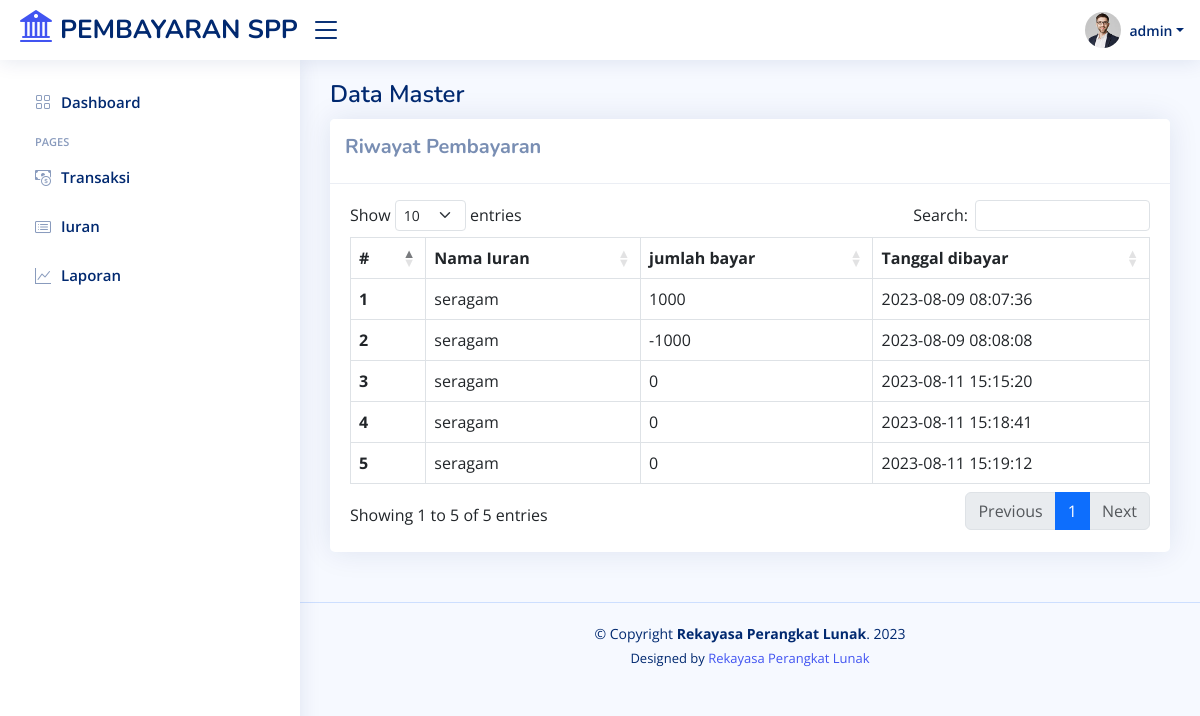
The page /views/riwayat_pembayaran.php?nisn=1 (signed in) on the database its author committed.
### tables this page shows
CREATE TABLE `pembayaranrecord` (
  `id` int(225) NOT NULL,
  `nisn` int(225) NOT NULL,
  `id_angkatan` int(225) NOT NULL,
  `nama_iuran` varchar(225) NOT NULL,
  `jumlah_dibayar` int(225) NOT NULL,
  `tanggal_bayar` datetime NOT NULL
);

### views/riwayat_pembayaran.php (the view, shortened to what this page needs)
<?php
  include "../back/koneksi.php";
  $nisn = $_GET['nisn'];
  $query = "SELECT * FROM pembayaranrecord WHERE nisn = '$nisn'";
  $sql = mysqli_query($conn, $query);
  $no = 1;
 ?>
<?php include "V_head.php"; ?>
  <?php include "V_header.php"; ?>
  <?php include "V_sidebar.php"; ?>
  <main id="main" class="main">
  	<div class="pagetitle">
      <h1>Data Master</h1>
    </div>
  	<section class="section">
      <div class="row">
        <div class="col-lg-12">
          <div class="card">
          	<div class="card-header py-3">
          		<h5><strong>Riwayat Pembayaran</strong></h5>
          	</div>
            <div class="card-body mt-3">
              <table class="table table-bordered" id="dataTable">
                <thead>
                  <tr>
                    <th scope="col">#</th>
                    <th>Nama Iuran</th>
                    <th>jumlah bayar</th>
                    <th>Tanggal dibayar</th>
                  </tr>
                </thead>
                <tbody>
                  <?php while ($result = mysqli_fetch_assoc($sql)) { ?>
                  <tr>
                    <th scope="row"><?= $no++; ?></th>
                    <td><?= $result['nama_iuran']; ?></td>
                    <td><?= $result['jumlah_dibayar']; ?></td>
                    <td><?= $result['tanggal_bayar']; ?></td>
                  </tr>
                <?php } ?>
                </tbody>
              </table>
            </div>
          </div>
        </div>
      </div>
    </section>
  </main>
<?php include "V_footer.php"; ?>

### assets/css/style.css (style rules this page uses)
:root { scroll-behavior: smooth; }
body { font-family: "Open Sans", sans-serif; background: #f6f9ff; color: #444444; }
h1, h2, h3, h4, h5, h6 { font-family: "Nunito", sans-serif; }
#main { margin-top: 60px; padding: 20px 30px; transition: all 0.3s; }
.pagetitle { margin-bottom: 10px; }
.pagetitle h1 { font-size: 24px; margin-bottom: 0; font-weight: 600; color: #012970; }
.card { margin-bottom: 30px; border: none; border-radius: 5px; box-shadow: 0px 0 30px rgba(1, 41, 112, 0.1); }
.card-header, .card-footer { border-color: #ebeef4; background-color: #fff; color: #798eb3; padding: 15px; }
.card-body { padding: 0 20px 20px 20px; }
@media (min-width: 1200px) { #main, #footer { margin-left: 300px; } }

### rows shown on the page
pembayaranrecord: nama_iuran "seragam", jumlah_dibayar "1000", tanggal_bayar "2023-08-09 08:07:36"
pembayaranrecord: nama_iuran "seragam", jumlah_dibayar "-1000", tanggal_bayar "2023-08-09 08:08:08"
pembayaranrecord: nama_iuran "seragam", jumlah_dibayar "0", tanggal_bayar "2023-08-11 15:15:20"
pembayaranrecord: nama_iuran "seragam", jumlah_dibayar "0", tanggal_bayar "2023-08-11 15:18:41"
pembayaranrecord: nama_iuran "seragam", jumlah_dibayar "0", tanggal_bayar "2023-08-11 15:19:12"

### other values the page prints
$_SESSION['nama'] "admin"
